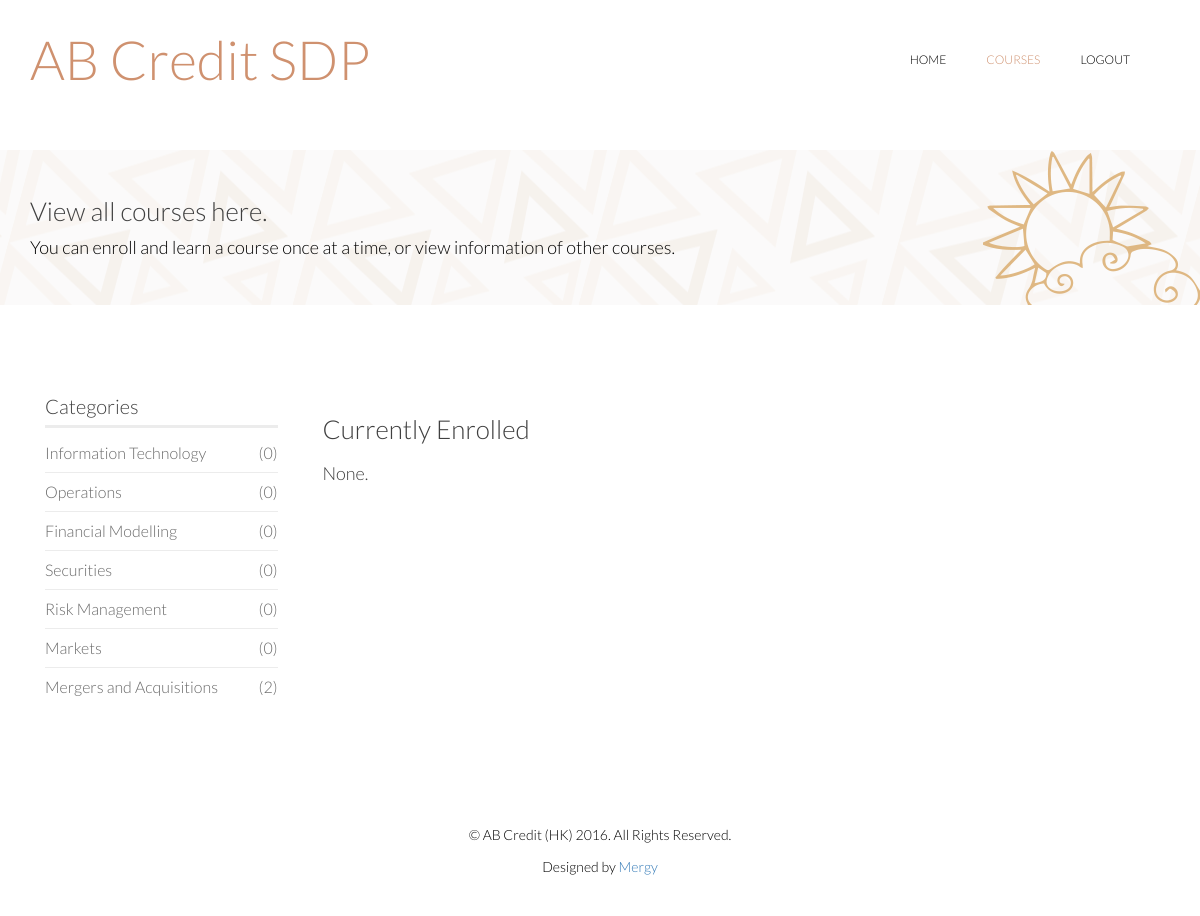
Screenshot of /participant/course/ (signed in) with the database file from the repository.
### course/models.py (models this page shows, shortened)
class Category(models.Model):
    name = models.CharField(max_length=200)

### course/views/participant_view.py (the view)
# urls.py: url(r'^', include('course.urls')),
@login_required
def course(request):
    participant = Participant.objects.get(user__pk=request.user.id)
    counts = participant.viewCategories()
    if CurrentEnrollment.objects.filter(participant__id = participant.id, course__is_open = True).exists():
        current_course = CurrentEnrollment.objects.get(participant__id = participant.id, course__is_open = True).course
        has_current_course = True
    else:
        has_current_course = False
    return render_to_response('participant/course.html', locals())

### course/models.py (called while the page is built)
    def viewCategories(self):
        menu = dict()
        return menu

    def viewCategories(self):
        menu = super(Participant, self).viewCategories()
        for c in Category.objects.all():
            menu[c] = Course.objects.filter(category=c, is_open=True).count()
        return menu

### course/templates/participant/course.html (shortened to what this page needs)
<html lang="en">
<head>
    {% load static %}
    <link rel="stylesheet" href="{% static 'css/bootstrap.min.css' %}" />
    <link rel="stylesheet" href="{% static 'css/font-awesome.min.css' %}" />
    <link rel="stylesheet" href="{% static 'css/animate.min.css' %}" />
    <link rel="stylesheet" href="{% static 'css/lightbox.css' %}" />
    <link rel="stylesheet" href="{% static 'css/main.css' %}" />
    <link rel="stylesheet" href="{% static 'css/responsive.css' %}" />
</head>
<body>
	<header id="header">
        <div class="navbar navbar-inverse" role="banner">
            <div class="container">
                <div class="navbar-header">
                    <a class="navbar-brand" href="/">
                        <h1 style="font-size: 300%; color: #cf916f">AB Credit SDP</h1>
                    </a>
                </div>
                <div class="collapse navbar-collapse">
                    <ul class="nav navbar-nav navbar-right">
                        <li><a href="/">Home</a></li>
                        <li class="active"><a href="/participant/course">Courses</a></li>
                        <li><a onclick="logout()">Logout</a></li>
                    </ul>
                </div>
            </div>
        </div>
    </header>
    <section id="page-breadcrumb">
        <div class="vertical-center sun">
             <div class="container">
                <div class="row">
                    <div class="action">
                        <div class="col-sm-12">
                            <h1 class="title">View all courses here.</h1>
                            <p>You can enroll and learn a course once at a time, or view information of other courses.</p>
                        </div>
                    </div>
                </div>
            </div>
        </div>
   </section>
    <section id="projects" class="padding-top">
        <div class="container">
            <div class="row">
                <div class="col-lg-3 col-md-4 col-sm-5">
                  <div class="col-sm-12">
                    <div class="sidebar portfolio-sidebar">
                        <div class="sidebar-item categories" id="category_bar">
                            <h3>Categories</h3>
                            <ul class="nav navbar-stacked">
                              {% for category, num in counts.items %}
                                <li><a onclick="getCategoryInfo('{{category.id}}', '{{category.name}}')">{{category.name}}<span class="pull-right">({{num}})</span></a></li>
                              {% endfor %}
                            </ul>
                        </div>
                    </div>
                  </div>
                </div>
                <div class="col-lg-9 col-md-8 col-sm-7">
                  <div class="col-sm-12">
                    <div class="row">
                        <h1 id="content-title">Currently Enrolled</h1>
                        <div><div id="content-main">
                          <div class="portfolio-item branded logos portfolio-wrapper">
                              <h4 class="portfolio-info">
                                <ul class="list-group">
                                  {% if has_current_course%}
                                    <h4><li class="list-group-item"><a onclick="getCourseInfo('{{current_course.id}}', '{{current_course.name}}')">{{current_course.name}} </a>by {{current_course.instructor}}</li></h4>
                                  {% else %}
                                    <h4>None.</h4>
                                  {% endif %}
                                </ul>
                              </h4>
                          </div>
                        </div></div>
                    </div>
                  </div>
                </div>
            </div>
        </div>
    </section>
    <footer id="footer">
        <div class="container">
            <div class="row">
                <div class="col-sm-12">
                    <div class="copyright-text text-center">
                        <p>&copy; AB Credit (HK) 2016. All Rights Reserved.</p>
                        <p>Designed by <a target="_blank" href="http://www.cs.hku.hk/programme/course_info.jsp?infile=2016/comp3297.html">Mergy</a></p>
                    </div>
                </div>
            </div>
        </div>
    </footer>
</body>
</html>

### course/static/css/lightbox.css (style rules this page uses)
body:after { content: url(../image/lightbox/close.png) url(../image/lightbox/loading.gif) url(../image/lightbox/prev.png) url(../image/lightbox/next.png); display: none; }

### course/static/css/main.css (style rules this page uses)
body { background: #fff; font-family: 'Lato', sans-serif; font-weight: 300; font-size: 14px; line-height: 22px; color: #000; }
html { height: 100%; }
a { -webkit-transition: 300ms; -moz-transition: 300ms; -o-transition: 300ms; transition: 300ms; }
ul { list-style: none; }
h1, h2, h3, h4, h5, h6 { font-family: 'Lato', sans-serif; font-weight: 300; }
h1 { font-size: 26px; color: #404040; }
h3 { font-size: 20px; color: #404040; }
h4 { font-size: 18px; color: #404040; }
.padding-top { padding-top: 90px; }
#header { margin-bottom: 0; padding: 30px 0 60px 0; }
#header .navbar-inverse .container { position: relative; }
#header .navbar { background: #fff; border: 0; margin-bottom: 0; }
#header .navbar-brand { padding: 0; margin-left: 0; }
#header .navbar-brand h1 { padding: 0; margin: 0; }
#header .navbar-nav.navbar-right >li:last-child { margin-right: 20px; }
#header .navbar-nav.navbar-right >li a { color: #000; font-size: 12px; padding: 20px; text-transform: uppercase; font-weight: 300; }
#header .navbar-inverse .navbar-nav li.active > a, #header .navbar-inverse .navbar-nav li.active > a:focus, #header .navbar-nav.navbar-right li > a:hover, .navbar-inverse .navbar-nav > .open > a { background-color: inherit; border: 0; color: #cf916f; }
#footer { padding-bottom: 75px; background-repeat: repeat-x; background-position: bottom; background-size: contain; }
.copyright-text { margin-top: 70px; }
#action, #page-breadcrumb { background-image: url(../image/home/tour-bg.png); background-color: #fbfafa; background-repeat: repeat-x; height: 155px; background-position: center; display: table; position: static; width: 100%; }
.vertical-center { display: table-cell; vertical-align: middle; width: 100%; position: statice; }
.sun { background-image: url(../image/home/tour-icon1.png); background-repeat: no-repeat; background-position: 100% bottom; }
.action h1 { margin-top: 0; }
.action p { font-size: 18px; margin-bottom: 0; font-weight: 300; }
.title { color: #404040; font-weight: 300; }
#action , #page-breadcrumb { position: relative; }
.portfolio-info { overflow: hidden; margin-bottom: 30px; }
.sidebar h3 { color: #404040; margin-top: 0; border-bottom: 3px solid #ececec; margin-bottom: 6px; padding-bottom: 8px; }
.sidebar-item { margin-bottom: 48px; }
.categories .navbar-stacked li { border-bottom: 1px solid #ececec; }
.categories .navbar-stacked li:last-child { border-bottom: 0px solid #ececec; }
.categories .navbar-stacked li a { font-size: 16px; color: #6a6a6a; padding: 8px 0; padding-left: 0; }

### rows the page displays
Category: name "Information Technology", num "0"
Category: name "Operations", num "0"
Category: name "Financial Modelling", num "0"
Category: name "Securities", num "0"
Category: name "Risk Management", num "0"
Category: name "Markets", num "0"
Category: name "Mergers and Acquisitions", num "2"
